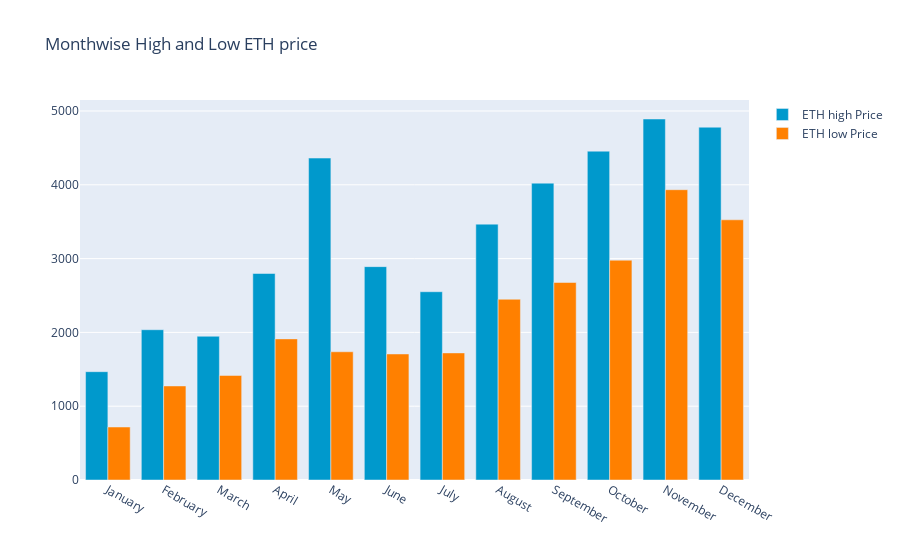

Notebook code cell kept with this figure:
### Code cell
y_2021.groupby(y_2021['Date'].dt.strftime('%B'))['Low'].min()
monthwise_high = y_2021.groupby(maindf['Date'].dt.strftime('%B'))['High'].max()
monthwise_high = monthwise_high.reindex(new_order, axis=0)

monthwise_low = y_2021.groupby(y_2021['Date'].dt.strftime('%B'))['Low'].min()
monthwise_low = monthwise_low.reindex(new_order, axis=0)

fig = go.Figure()
fig.add_trace(go.Bar(
    x=monthwise_high.index,
    y=monthwise_high,
    name='ETH high Price',
    marker_color='rgb(0, 153, 204)'
))
fig.add_trace(go.Bar(
    x=monthwise_low.index,
    y=monthwise_low,
    name='ETH low Price',
    marker_color='rgb(255, 128, 0)'
))

fig.update_layout(barmode='group', 
                  title=' Monthwise High and Low ETH price')
fig.show()

### Figure 1 — Plotly figure (JSON) as saved in the notebook; plotly's stock layout.template omitted (floating-point values rounded to 4 significant figures)
{"data": [{"marker": {"color": "rgb(0, 153, 204)"}, "name": "ETH high Price", "type": "bar", "x": ["January", "February", "March", "April", "May", "June", "July", "August", "September", "October", "November", "December"], "y": [1468.0, 2036.0, 1948.0, 2798.0, 4362.0, 2891.0, 2551.0, 3467.0, 4022.0, 4456.0, 4892.0, 4781.0]}, {"marker": {"color": "rgb(255, 128, 0)"}, "name": "ETH low Price", "type": "bar", "x": ["January", "February", "March", "April", "May", "June", "July", "August", "September", "October", "November", "December"], "y": [718.1, 1274.0, 1416.0, 1912.0, 1737.0, 1708.0, 1722.0, 2449.0, 2676.0, 2979.0, 3934.0, 3525.0]}], "layout": {"barmode": "group", "title": {"text": " Monthwise High and Low ETH price"}, "xaxis": {"autorange": true, "range": [-0.5, 11.5], "type": "category"}, "yaxis": {"autorange": true, "range": [0, 5149.0], "type": "linear"}}}
